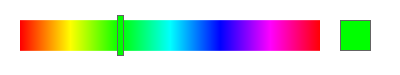
Frame 1 (no input)
Frame 60 (the mouse pressed at the canvas centre just before this capture): identical to frame 1, image omitted
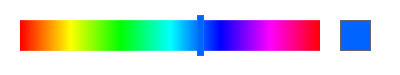
Frame 120 (the mouse held since frame 60 and released just before this capture)

The Processing sketch that drew these frames (run headless with seeded random() and noise(); from frame 60 on, the mouse is pressed at the canvas centre):

// Processing sketch: processing_184101
// ── processing_184101.pde

//global values
float _barWidth=300.0;    //slider-bar width;
float _sliderPos=100.0;  //initial slider position
float _hueVal=map(_sliderPos,0.0,_barWidth,0.0,255.0);;  //initial hueValue
  

void setup(){
  background(255);
  size(400,75);
  colorMode(HSB);
  stroke(0,0,0);
  println(_hueVal);
}

void draw(){
  _hueVal= drawSlider(20.0,20.0,_barWidth,30.0,_hueVal);
}

float drawSlider(float xPos, float yPos, float sWidth, float sHeight,float hueVal){
  fill(255);
  noStroke();
  rect(xPos-5,yPos-10,sWidth+10,sHeight+20);  //draw white background behind slider
  
  float sliderPos=map(hueVal,0.0,255.0,0.0,sWidth); //find the current sliderPosition from hueVal
  
  for(int i=0;i<sWidth;i++){  //draw 1 line for each hueValue from 0-255
      hueVal=map(i,0.0,sWidth,0.0,255.0);  //get hueVal for each position in the bar
      stroke(hueVal,255,255);
      line(xPos+i,yPos,xPos+i,yPos+sHeight);
  }
  if(mousePressed && mouseX>xPos && mouseX<(xPos+sWidth) && mouseY>yPos && mouseY <yPos+sHeight){
     sliderPos=mouseX-xPos;
  }
  stroke(100);
  hueVal=map(sliderPos,0.0,sWidth,0.0,255.0);
  fill(hueVal,255,255);
  rect(sliderPos+xPos-3,yPos-5,6,sHeight+10);
  rect(sWidth+40, yPos, sHeight,sHeight);
  return hueVal;
}
